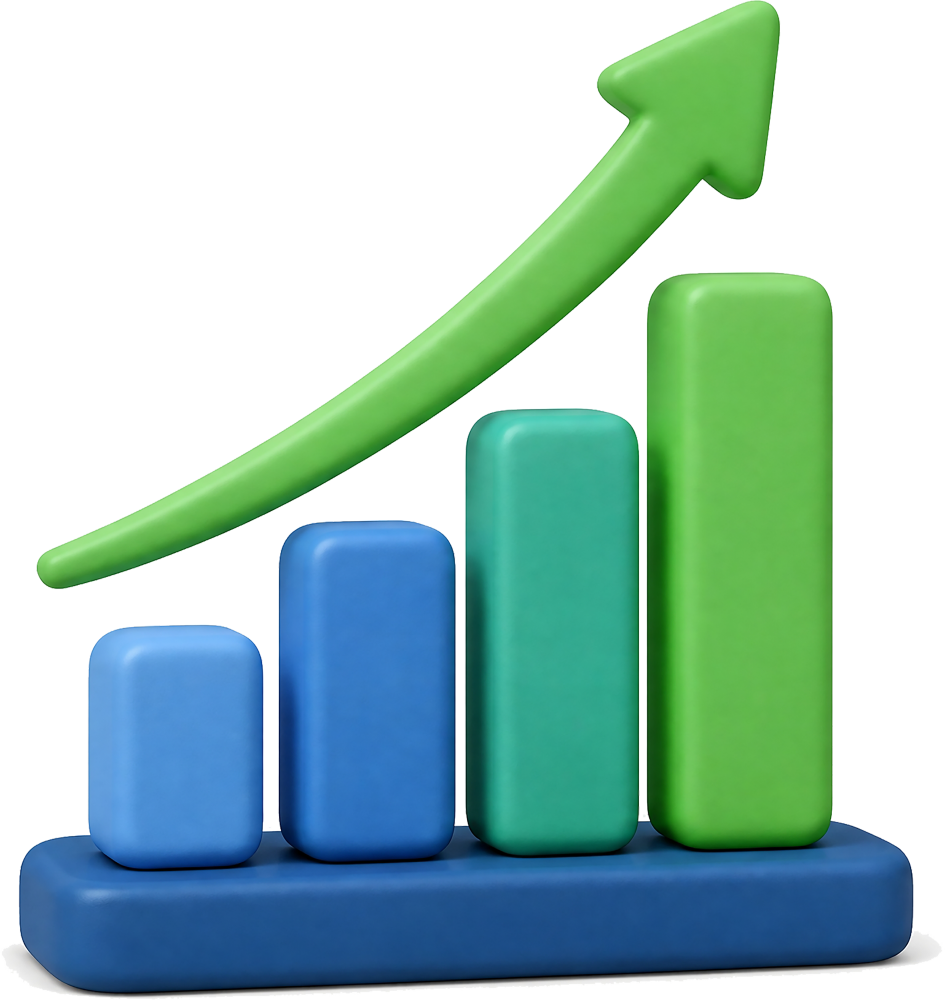
#> input picture data/아이콘/20260627193958022.png, 2834 x 3000 px, given as the content of the folder D:/powerPlus/data/_stage/illust, which was not available (shown at 1/3 size)
$ python alpha_slice.py '../../data/아이콘/20260627193958022.png'
#> lines starting #> are read from the running program, lines starting #| are printed output that depends on the picture; after the words box and inside, x2 and y2 are one past the last pixel; in counts of white or black regions, pixels touching at a corner belong together; pictures that were not available may be replaced by others from this repository, and a replacement may not be noted
"""알파만으로 자른다 — 픽셀 색·알파는 절대 바꾸지 않는다(사용자가 투명 처리함).
행 → 행 안의 열 투영으로 칸을 나누고, 작은 조각은 가까운 큰 조각에 합친다."""
import os,sys,json
import numpy as np
from PIL import Image
D="D:/powerPlus/data/_stage/illust"; OUT=sys.argv[1]; os.makedirs(OUT,exist_ok=True)
def runs(v,gap,minlen):
    idx=np.where(v)[0]
    if not len(idx): return []
    rs=[];s=p=idx[0]
    for i in idx[1:]:
        if i-p>gap: rs.append([s,p]); s=i
        p=i
    rs.append([s,p]); return [r for r in rs if r[1]-r[0]>=minlen]
rep={}
for si,fn in enumerate(sorted(os.listdir(D)),1):
    im=Image.open(f"{D}/{fn}").convert("RGBA"); a=np.array(im); A=a[...,3]; m=A>24
#> further down, im is the input picture: PIL image 2834x3000 RGBA; mean R, G, B, A 146.1, 191.7, 176.8, 129.5
#> after `A = a[..., 3]`:
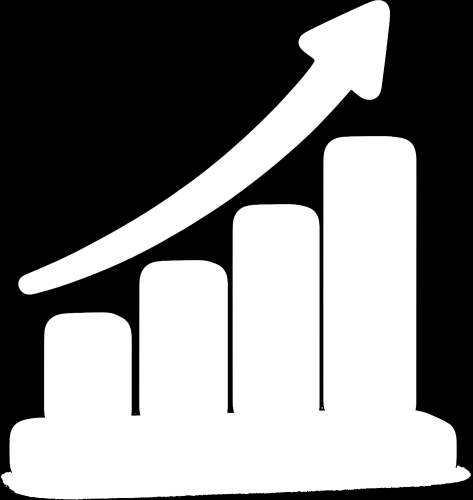
#> A: shape (3000, 2834) (shown at 1/6 size); min 0, max 255, mean 129.5
#> after `m = A > 24`:
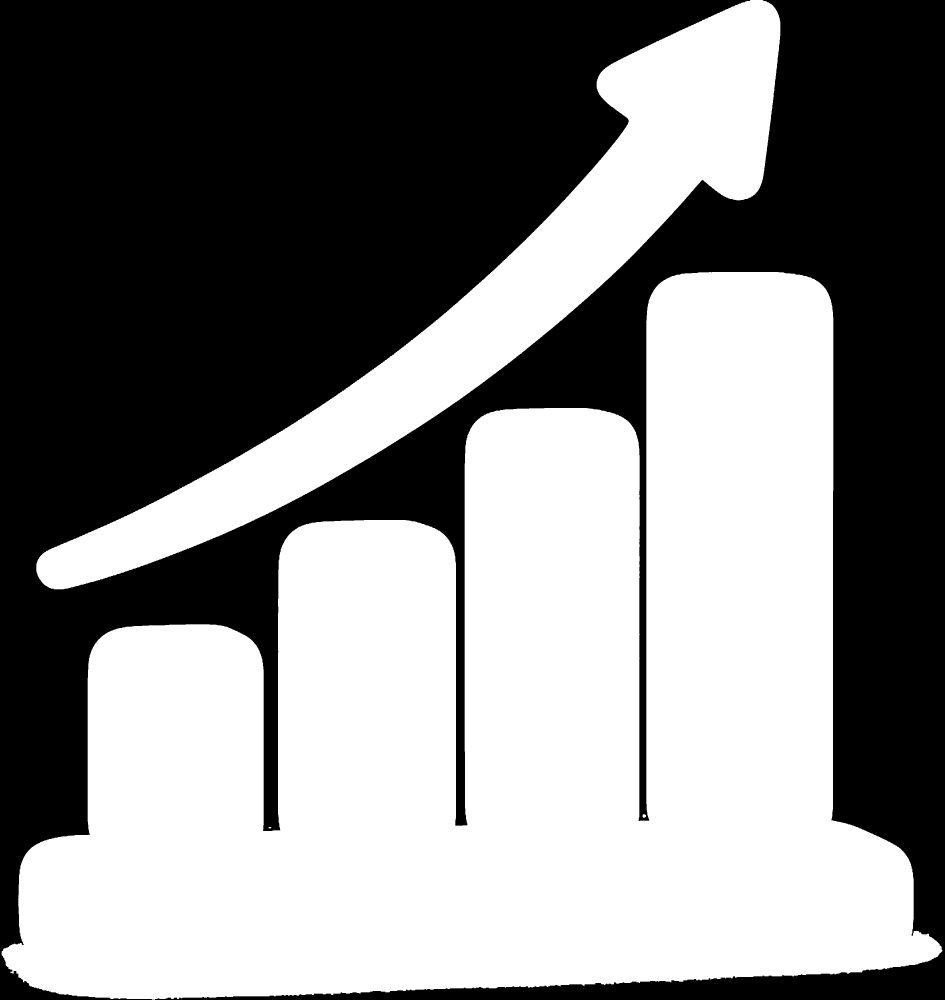
#> m: shape (3000, 2834) bool (shown at 1/3 size); 51.1% white; 1 black region, box (x1, y1, x2, y2) and area: (0, 0, 2834, 3000) 4158414
    H,W=m.shape
    rows=runs(m.sum(1)>2,int(H*0.018),int(H*0.03))
#> in runs, `idx=np.where(v)[0]`: idx = 2999 values from 0 to 2998
#> in runs, `s = p = idx[0]`: s = 0
#> after the loop in runs, `for i in idx[1:]:`: rs = []
#> rows = [[0, 2998]]
    boxes=[]
    for y0,y1 in rows:
        band=m[y0:y1+1]
        cols=runs(band.sum(0)>1,int(W*0.014),4)
        for x0,x1 in cols:
            sub=band[:,x0:x1+1]; ys=np.where(sub.any(1))[0]
            boxes.append([x0,y0+ys[0],x1,y0+ys[-1],int(sub.sum())])
#> this loop made 1 pass
#> (y0, y1, cols) on pass 1: (0, 2998, [[5, 2826]])
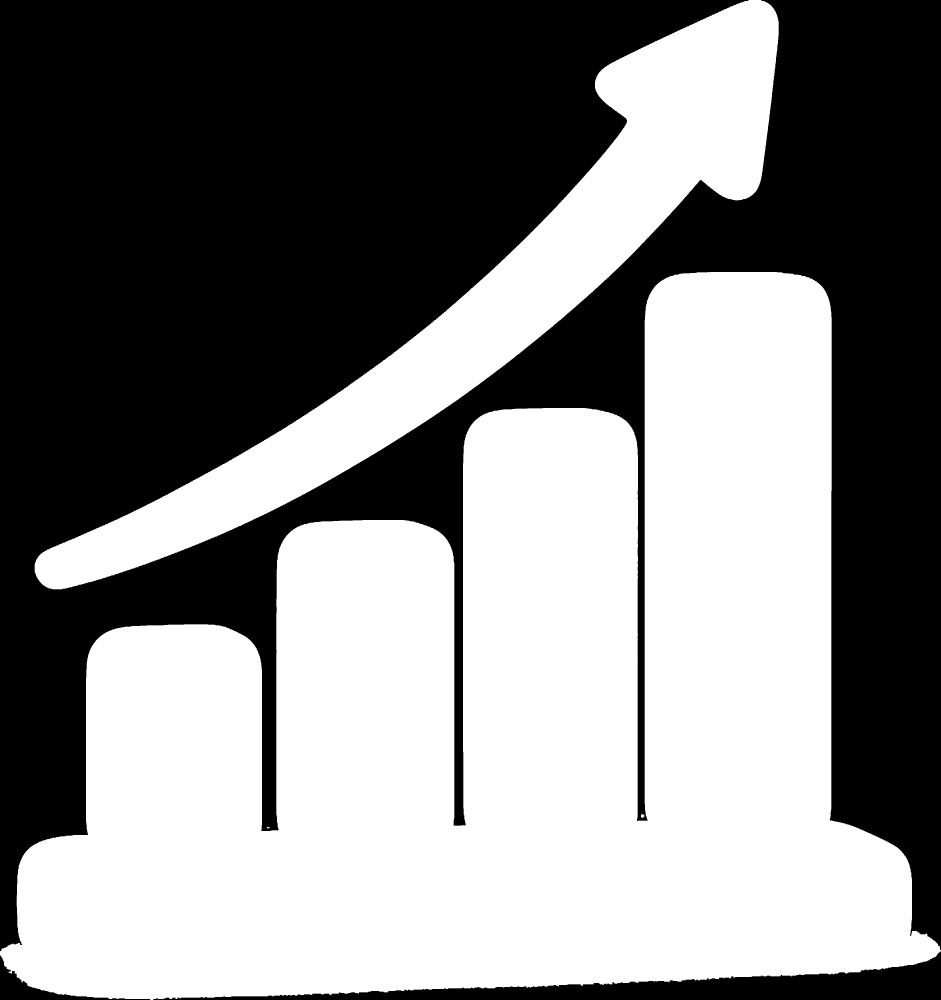
#> sub: shape (2999, 2822) bool (shown at 1/3 size); 51.3% white; 3 black regions, box (x1, y1, x2, y2) and area: (0, 0, 2822, 2854) 4000562, (460, 2854, 2822, 2999) 107868, (0, 2866, 451, 2999) 11163
#> after the loop, boxes = [[5, 0, 2826, 2998, 4343585]]
    # 작은 조각(최대의 12% 미만 잉크) → 같은 행의 가장 가까운 큰 조각에 합침
    if boxes:
        big=max(b[4] for b in boxes); keep=[b for b in boxes if b[4]>=big*0.12]; small=[b for b in boxes if b[4]<big*0.12]
#> after `big = max((b[4] for b in boxes))`: big = 4343585
#> after `keep = [b for b in boxes if b[4] >= big * 0.12]`: keep = [[5, 0, 2826, 2998, 4343585]]
#> after `small = [b for b in boxes if b[4] < big * 0.12]`: small = []
        for s in small:
            cx,cy=(s[0]+s[2])/2,(s[1]+s[3])/2
            t=min(keep,key=lambda k:max(0,k[0]-cx,cx-k[2])+max(0,k[1]-cy,cy-k[3]))
            t[0]=min(t[0],s[0]);t[1]=min(t[1],s[1]);t[2]=max(t[2],s[2]);t[3]=max(t[3],s[3]);t[4]+=s[4]
#> this loop made 0 passes
        boxes=keep

    # 넓은 조각(여러 장면이 붙음) → 안쪽 빈 세로줄로 다시 나눈다
    ws=sorted(b[2]-b[0] for b in boxes); med=ws[len(ws)//2] if ws else 1
#> after `ws = sorted((b[2] - b[0] for b in boxes))`: ws = [2821]
#> after `med = ws[len(ws) // 2] if ws else 1`: med = 2821
    out=[]; forced=[]
    for b in boxes:
        x0,y0,x1,y1,n=b
        if x1-x0<=1.55*med: out.append(b); continue
        sub=m[y0:y1+1,x0:x1+1]; col=sub.sum(0)
        z=np.where(col==0)[0]
        gaps=[]
        if len(z):
            s=p=z[0]
            for i in z[1:]:
                if i-p>1: gaps.append((s,p)); s=i
                p=i
            gaps.append((s,p))
        cuts=[(g[0]+g[1])//2 for g in gaps if g[0]>0 and g[1]<len(col)-1]
        segs=[];last=0
        for c in cuts:
            if c-last>=0.35*med and (len(col)-c)>=0.35*med: segs.append((last,c)); last=c
        segs.append((last,len(col)-1))
        if len(segs)==1:
            k=int(len(col)*0.3)+int(np.argmin(col[int(len(col)*0.3):int(len(col)*0.7)]))
            segs=[(0,k),(k,len(col)-1)]; forced.append(fn)
        for a0,a1 in segs:
            s2=sub[:,a0:a1+1]
            if s2.sum()==0: continue
            ys=np.where(s2.any(1))[0]; xs=np.where(s2.any(0))[0]
            out.append([x0+a0+xs[0],y0+ys[0],x0+a0+xs[-1],y0+ys[-1],int(s2.sum())])
#> this loop made 1 pass
#> after the loop, forced = []; out = [[5, 0, 2826, 2998, 4343585]]
    boxes=out
    if forced: print("강제분할",si,forced)
    boxes.sort(key=lambda b:(round(b[1]/(H*0.25)),b[0]))
    names=[]
    for k,(x0,y0,x1,y1,_) in enumerate(boxes,1):
        pad=4
        c=im.crop((max(0,x0-pad),max(0,y0-pad),min(W,x1+pad+1),min(H,y1+pad+1)))
        # 크롭 안에 다른 칸의 픽셀이 들어오지 않았는지: 크롭은 x·y 범위가 칸 전용이므로 그대로 둔다
        nm=f"s{si:02d}_{k:02d}.png"; c.save(f"{OUT}/{nm}"); names.append([nm,c.size])
#> this loop made 1 pass
#> (k, x0, y0, x1, y1, pad, nm) on pass 1: (1, 5, 0, 2826, 2998, 4, 's01_01.png')
#> after the loop, names = [['s01_01.png', (2830, 3000)]]
    rep[si]=[fn,len(boxes)]
json.dump(rep,open(OUT+"/../cutrep.json","w"),ensure_ascii=False)
for k,v in rep.items(): print(k,v[1],end=" | ")
#> this loop made 1 pass
#> (k, v) on pass 1: (1, ['20260627193958022.png', 1])
#> (printed output is left out)

$ run again, on data/아이콘/20260627193958027.png
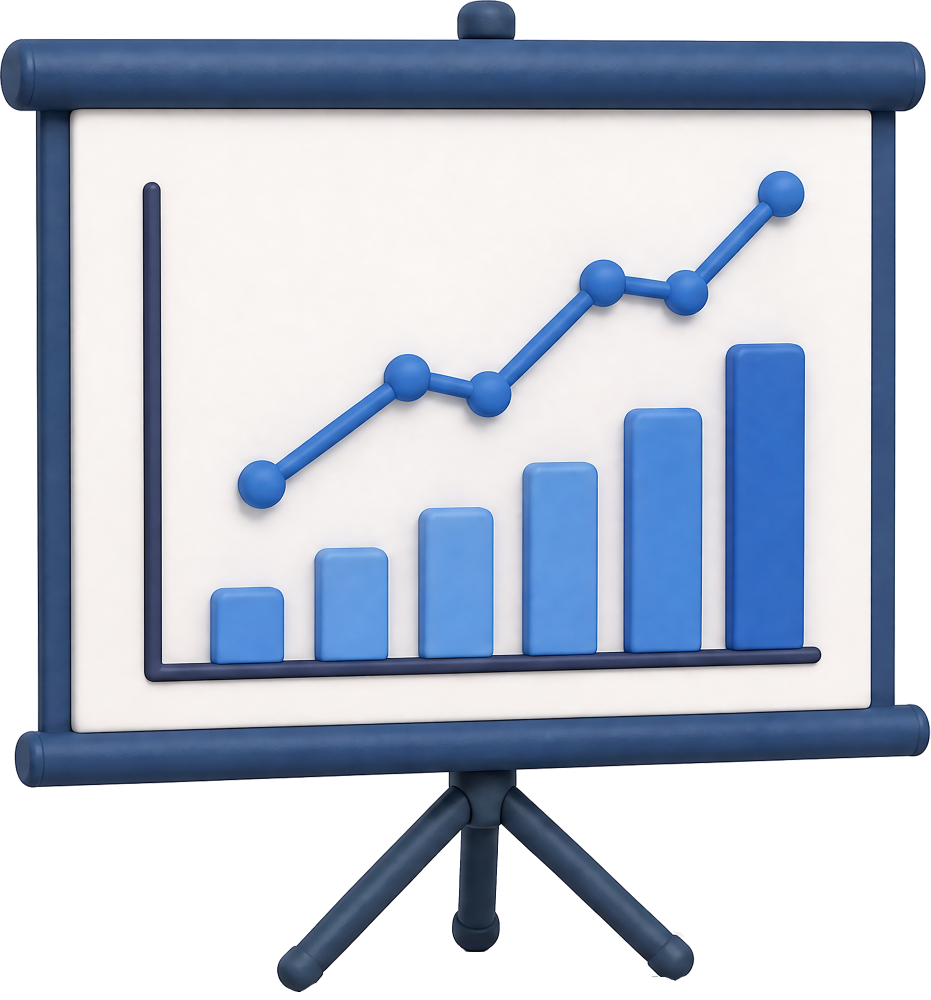
#> input picture data/아이콘/20260627193958027.png, 2791 x 3000 px, given as the content of the folder D:/powerPlus/data/_stage/illust, which was not available (shown at 1/3 size)
#> im is the input picture: PIL image 2791x3000 RGBA; mean R, G, B, A 181.5, 190.9, 207.1, 182
#> m: shape (3000, 2791) bool; 71.5% white; 3 black regions, box (x1, y1, x2, y2) and area: (0, 249, 2791, 3000) 1880524, (1489, 0, 2791, 2180) 342782, (0, 0, 1432, 202) 161678
#> idx = 2976 values from 0 to 2975
#> in runs, `s = p = idx[0]`: s = 0
#> after the loop in runs, `for i in idx[1:]:`: rs = []
#> rows = [[0, 2975]]
#> the loop `for y0,y1 in rows:` made 1 pass
#> (y0, y1, cols) on pass 1: (0, 2975, [[0, 2790]])
#> pass 1, `band=m[y0:y1+1]`:
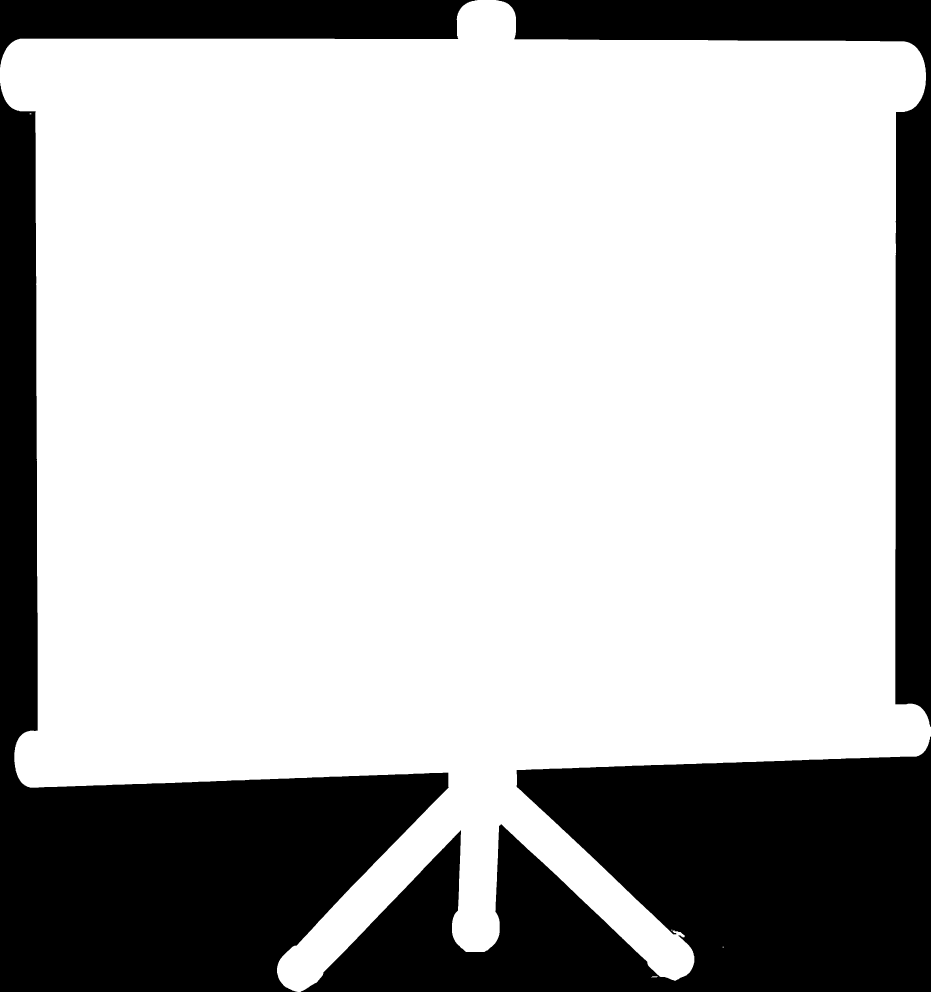
#> band: shape (2976, 2791) bool (shown at 1/3 size); 72.1% white; 4 black regions, box (x1, y1, x2, y2) and area: (902, 2210, 2791, 2976) 924833, (0, 249, 1346, 2976) 888707, (1489, 0, 2791, 2180) 342782, (0, 0, 1432, 202) 161678
#> after the loop `for y0,y1 in rows:`: boxes = [[0, 0, 2790, 2975, 5988016]]
#> big = 5988016
#> keep = [[0, 0, 2790, 2975, 5988016]]
#> small = []
#> ws = [2790]
#> med = 2790
#> the loop `for b in boxes:` made 1 pass
#> after the loop `for b in boxes:`: forced = []; out = [[0, 0, 2790, 2975, 5988016]]
#> the loop `for k,(x0,y0,x1,y1,_) in enumerate(boxes,1):` made 1 pass
#> (k, x0, y0, x1, y1, pad, nm) on pass 1: (1, 0, 0, 2790, 2975, 4, 's01_01.png')
#> pass 1, `c=im.crop((max(0,x0-pad),max(0,y0-pad),min(W,x1+pad+1),min(H,y1+pad+1)))`:
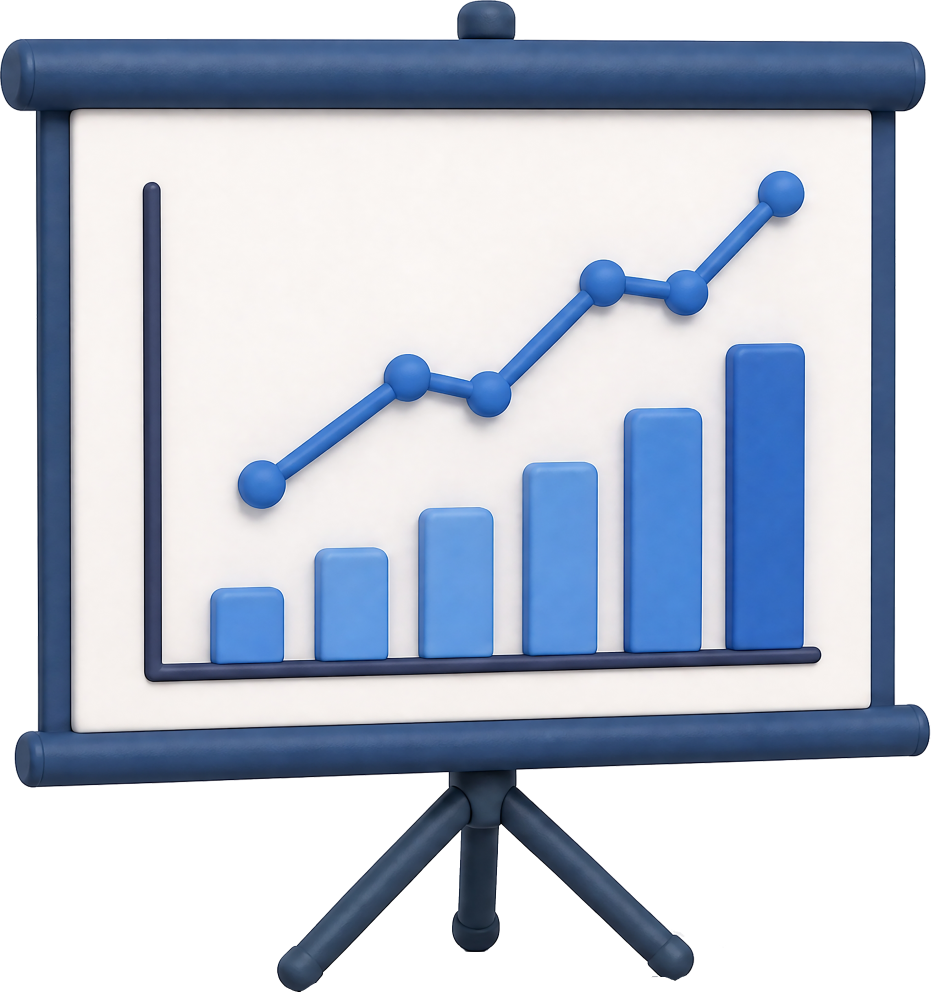
#> c: PIL image 2791x2980 RGBA (shown at 1/3 size); mean R, G, B, A 181, 190.5, 206.8, 183.2; transparent parts drawn white
#> after the loop `for k,(x0,y0,x1,y1,_) in enumerate(boxes,1):`: names = [['s01_01.png', (2791, 2980)]]
#> the loop `for k,v in rep.items(): print(k,v[1],end=" | ")` made 1 pass
#> (k, v) on pass 1: (1, ['20260627193958027.png', 1])
#> (printed output is left out)
